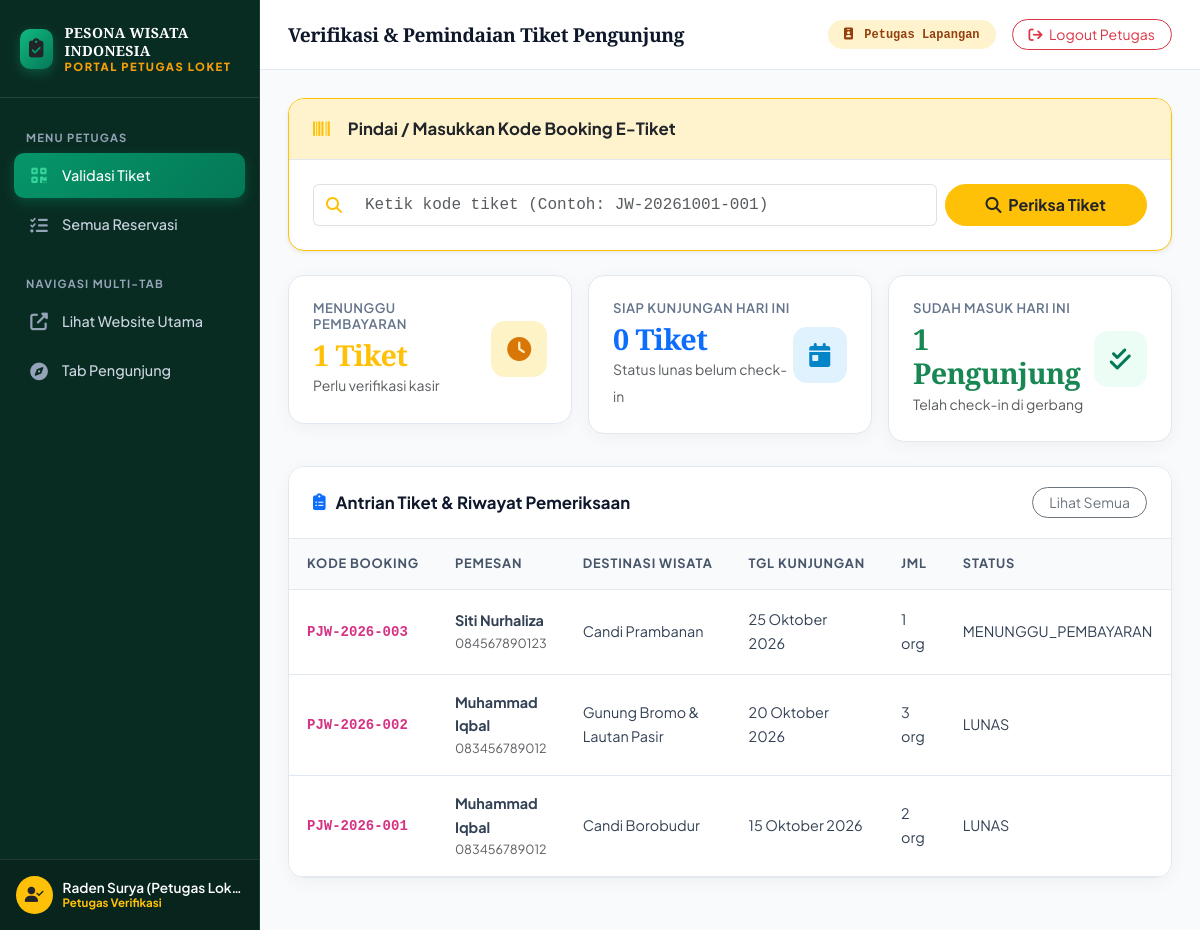
The page /petugas/index.php?tab=tab_0047c9e88f (signed in) on the database its author committed.
### tables this page shows
CREATE TABLE `pemesanan_tiket` (
  `id` INT(11) NOT NULL AUTO_INCREMENT,
  `kode_booking` VARCHAR(30) NOT NULL,
  `user_id` INT(11) NOT NULL,
  `destinasi_id` INT(11) NOT NULL,
  `tanggal_kunjungan` DATE NOT NULL,
  `jumlah_tiket` INT(11) NOT NULL DEFAULT 1,
  `harga_satuan` DECIMAL(12,2) NOT NULL,
  `total_harga` DECIMAL(12,2) NOT NULL,
  `status_pemesanan` ENUM('menunggu_pembayaran', 'lunas', 'selesai', 'dibatalkan') DEFAULT 'menunggu_pembayaran',
  `status_checkin` ENUM('belum', 'sudah') DEFAULT 'belum',
  `waktu_checkin` DATETIME DEFAULT NULL,
  `catatan` TEXT,
  `created_at` DATETIME DEFAULT CURRENT_TIMESTAMP,
  PRIMARY KEY (`id`),
  UNIQUE KEY `idx_booking_code` (`kode_booking`),
  KEY `fk_pesanan_user` (`user_id`),
  KEY `fk_pesanan_destinasi` (`destinasi_id`),
  CONSTRAINT `fk_pesanan_destinasi` FOREIGN KEY (`destinasi_id`) REFERENCES `destinasi` (`id`) ON DELETE CASCADE,
  CONSTRAINT `fk_pesanan_user` FOREIGN KEY (`user_id`) REFERENCES `users` (`id`) ON DELETE CASCADE
);

CREATE TABLE `users` (
  `id` INT(11) NOT NULL AUTO_INCREMENT,
  `nama_lengkap` VARCHAR(100) NOT NULL,
  `email` VARCHAR(100) NOT NULL,
  `username` VARCHAR(50) NOT NULL,
  `password` VARCHAR(255) NOT NULL,
  `no_telp` VARCHAR(20) DEFAULT NULL,
  `alamat` TEXT,
  `role` ENUM('admin', 'petugas', 'pengunjung') NOT NULL DEFAULT 'pengunjung',
  `foto` VARCHAR(255) DEFAULT 'assets/images/avatar-default.png',
  `status_aktif` TINYINT(1) DEFAULT 1,
  `created_at` DATETIME DEFAULT CURRENT_TIMESTAMP,
  PRIMARY KEY (`id`),
  UNIQUE KEY `idx_users_email` (`email`),
  UNIQUE KEY `idx_users_username` (`username`)
);

CREATE TABLE `destinasi` (
  `id` INT(11) NOT NULL AUTO_INCREMENT,
  `provinsi_id` INT(11) NOT NULL,
  `kategori_id` INT(11) NOT NULL,
  `nama_destinasi` VARCHAR(150) NOT NULL,
  `slug` VARCHAR(150) NOT NULL,
  `ringkasan` VARCHAR(255) NOT NULL,
  `deskripsi_lengkap` LONGTEXT NOT NULL,
  `lokasi_spesifik` VARCHAR(255) NOT NULL,
  `harga_tiket` DECIMAL(12,2) NOT NULL DEFAULT 0.00,
  `jam_buka` VARCHAR(20) DEFAULT '08:00',
  `jam_tutup` VARCHAR(20) DEFAULT '17:00',
  `rating` DECIMAL(3,2) DEFAULT 4.80,
  `jumlah_ulasan` INT(11) DEFAULT 0,
  `kuota_harian` INT(11) DEFAULT 500,
  `gambar_utama` VARCHAR(255) NOT NULL,
  `status` ENUM('aktif', 'pemeliharaan', 'tutup') DEFAULT 'aktif',
  `is_populer` TINYINT(1) DEFAULT 1,
  `created_at` DATETIME DEFAULT CURRENT_TIMESTAMP,
  PRIMARY KEY (`id`),
  UNIQUE KEY `idx_destinasi_slug` (`slug`),
  KEY `fk_destinasi_provinsi` (`provinsi_id`),
  KEY `fk_destinasi_kategori` (`kategori_id`),
  CONSTRAINT `fk_destinasi_kategori` FOREIGN KEY (`kategori_id`) REFERENCES `kategori_wisata` (`id`) ON DELETE CASCADE,
  CONSTRAINT `fk_destinasi_provinsi` FOREIGN KEY (`provinsi_id`) REFERENCES `provinsi` (`id`) ON DELETE CASCADE
);

### koneksi.php (called while the page is built, shortened)
<?php
function tanggal_indo($tanggal) {
    $bulan = [
        1 => 'Januari', 'Februari', 'Maret', 'April', 'Mei', 'Juni',
        'Juli', 'Agustus', 'September', 'Oktober', 'November', 'Desember'
    ];
    $timestamp = strtotime($tanggal);
    $d = date('d', $timestamp);
    $m = (int)date('m', $timestamp);
    $y = date('Y', $timestamp);
    return $d . ' ' . ($bulan[$m] ?? '') . ' ' . $y;
}
function sanitize($conn, $data) {
    return mysqli_real_escape_string($conn, trim($data));
}
function get_current_tab_id() {
    $tab = $_GET['tab'] ?? $_POST['tab'] ?? $_COOKIE['wisata_active_tab'] ?? null;
    if ($tab && preg_match('/^[a-zA-Z0-9_\-]+$/', $tab)) {
        return $tab;
    }
    return null;
}
function get_current_portal_role() {
    $script = str_replace('\\', '/', ($_SERVER['PHP_SELF'] ?? '') . ' ' . ($_SERVER['SCRIPT_NAME'] ?? ''));
    if (strpos($script, '/admin/') !== false) {
        return 'admin';
    } elseif (strpos($script, '/petugas/') !== false) {
        return 'petugas';
    } elseif (strpos($script, '/pengunjung/') !== false) {
        return 'pengunjung';
    }
    return null;
}
function auth_user($context_role = null) {
    if (!$context_role) {
        $context_role = get_current_portal_role();
    }
    $tab_id = get_current_tab_id();
    if ($tab_id && isset($_SESSION['tabs'][$tab_id]) && is_array($_SESSION['tabs'][$tab_id])) {
        $tab_user = $_SESSION['tabs'][$tab_id];
        if (!$context_role || $tab_user['role'] === $context_role) {
            return $tab_user;
        }
    }
    return null;
}

### petugas/index.php (the view, shortened to what this page needs)
<?php
require_once __DIR__ . '/../koneksi.php';
$user = auth_user();
$search_code = sanitize($conn, $_GET['search_code'] ?? '');
$tiket_pending = mysqli_fetch_assoc(mysqli_query($conn, "SELECT COUNT(*) as t FROM pemesanan_tiket WHERE status_pemesanan = 'menunggu_pembayaran'"))['t'] ?? 0;
$tiket_hari_ini = mysqli_fetch_assoc(mysqli_query($conn, "SELECT COUNT(*) as t FROM pemesanan_tiket WHERE tanggal_kunjungan = CURDATE() AND status_pemesanan = 'lunas'"))['t'] ?? 0;
$tiket_selesai_hari_ini = mysqli_fetch_assoc(mysqli_query($conn, "SELECT COUNT(*) as t FROM pemesanan_tiket WHERE status_checkin = 'sudah' AND DATE(waktu_checkin) = CURDATE()"))['t'] ?? 0;
$antrian_tiket = mysqli_query($conn, "SELECT p.*, u.nama_lengkap as nama_pemesan, u.no_telp, d.nama_destinasi
                                     FROM pemesanan_tiket p
                                     JOIN users u ON p.user_id = u.id
                                     JOIN destinasi d ON p.destinasi_id = d.id
                                     ORDER BY FIELD(p.status_pemesanan, 'menunggu_pembayaran', 'lunas', 'selesai', 'dibatalkan'), p.id DESC LIMIT 10");
?>
<!DOCTYPE html>
<html lang="id">
<head>
  <link href="https://cdn.jsdelivr.net/npm/bootstrap@5.3.2/dist/css/bootstrap.min.css" rel="stylesheet">
  <link rel="stylesheet" href="https://cdnjs.cloudflare.com/ajax/libs/font-awesome/6.4.2/css/all.min.css">
  <link rel="stylesheet" href="../assets/css/style.css">
  <link rel="stylesheet" href="../assets/css/dashboard.css">
</head>
<body class="dashboard-body">
<div class="dashboard-layout">
  <aside class="dashboard-sidebar">
    <a href="../index.php" class="sidebar-brand">
      <div class="sidebar-brand-icon bg-warning text-dark">
        <i class="fas fa-clipboard-check"></i>
      </div>
      <div class="sidebar-brand-title">
        PESONA WISATA INDONESIA
        <small>Portal Petugas Loket</small>
      </div>
    </a>
    <ul class="sidebar-menu">
      <li class="sidebar-heading">Menu Petugas</li>
      <li class="sidebar-item">
        <a href="index.php" class="sidebar-link active">
          <i class="fas fa-qrcode"></i> Validasi Tiket
        </a>
      </li>
      <li class="sidebar-item">
        <a href="daftar_tiket.php" class="sidebar-link">
          <i class="fas fa-list-check"></i> Semua Reservasi
        </a>
      </li>
      <li class="sidebar-heading mt-3">Navigasi Multi-Tab</li>
      <li class="sidebar-item">
        <a href="../index.php" target="_blank" class="sidebar-link">
          <i class="fas fa-external-link-alt"></i> Lihat Website Utama
        </a>
      </li>
      <li class="sidebar-item">
        <a href="../pengunjung/index.php" class="sidebar-link">
          <i class="fas fa-compass"></i> Tab Pengunjung
        </a>
      </li>
    </ul>
    <div class="sidebar-footer">
      <div class="user-mini-card">
        <div class="user-mini-avatar bg-warning text-dark">
          <i class="fas fa-user-check"></i>
        </div>
        <div class="user-mini-info">
          <div class="user-mini-name"><?= htmlspecialchars($user['nama']); ?></div>
          <div class="user-mini-role text-warning fw-bold">Petugas Verifikasi</div>
        </div>
      </div>
    </div>
  </aside>
  <main class="dashboard-main">
    <header class="dashboard-topbar">
      <div class="topbar-left">
        <h2 class="topbar-title">Verifikasi & Pemindaian Tiket Pengunjung</h2>
      </div>
      <div class="topbar-right">
        <span class="badge bg-warning-subtle text-warning-emphasis px-3 py-2 rounded-pill font-monospace">
          <i class="fas fa-id-badge me-1"></i> Petugas Lapangan
        </span>
        <a href="../logout.php?role=petugas" class="btn btn-outline-danger btn-sm rounded-pill px-3">
          <i class="fas fa-arrow-right-from-bracket me-1"></i> Logout Petugas
        </a>
      </div>
    </header>
    <div class="dashboard-container">
      <div class="card-luxury mb-4 border-warning shadow-sm">
        <div class="card-luxury-header bg-warning-subtle">
          <h5 class="card-luxury-title text-dark">
            <i class="fas fa-barcode text-warning me-2"></i> Pindai / Masukkan Kode Booking E-Tiket
          </h5>
        </div>
        <div class="card-luxury-body">
          <form method="GET" action="index.php" class="row g-2 align-items-center">
            <div class="col-md-9">
              <div class="input-group">
                <span class="input-group-text bg-white border-end-0"><i class="fas fa-magnifying-glass text-warning"></i></span>
                <input type="text" name="search_code" class="form-control border-start-0 py-2 fs-6 font-monospace" placeholder="Ketik kode tiket (Contoh: JW-20261001-001)" value="<?= htmlspecialchars($search_code); ?>" required>
              </div>
            </div>
            <div class="col-md-3">
              <button type="submit" class="btn btn-warning w-100 py-2 fw-bold text-dark rounded-pill">
                <i class="fas fa-search me-1"></i> Periksa Tiket
              </button>
            </div>
          </form>
        </div>
      </div>
      <div class="row g-3 mb-4">
        <div class="col-md-4">
          <div class="metric-card">
            <div class="metric-info">
              <h6>Menunggu Pembayaran</h6>
              <h3 class="text-warning"><?= $tiket_pending; ?> Tiket</h3>
              <small class="text-muted">Perlu verifikasi kasir</small>
            </div>
            <div class="metric-icon-box bg-amber-light">
              <i class="fas fa-clock"></i>
            </div>
          </div>
        </div>
        <div class="col-md-4">
          <div class="metric-card">
            <div class="metric-info">
              <h6>Siap Kunjungan Hari Ini</h6>
              <h3 class="text-primary"><?= $tiket_hari_ini; ?> Tiket</h3>
              <small class="text-muted">Status lunas belum check-in</small>
            </div>
            <div class="metric-icon-box bg-blue-light">
              <i class="fas fa-calendar-day"></i>
            </div>
          </div>
        </div>
        <div class="col-md-4">
          <div class="metric-card">
            <div class="metric-info">
              <h6>Sudah Masuk Hari Ini</h6>
              <h3 class="text-success"><?= $tiket_selesai_hari_ini; ?> Pengunjung</h3>
              <small class="text-muted">Telah check-in di gerbang</small>
            </div>
            <div class="metric-icon-box bg-emerald-light">
              <i class="fas fa-check-double"></i>
            </div>
          </div>
        </div>
      </div>
      <div class="card-luxury">
        <div class="card-luxury-header">
          <h5 class="card-luxury-title">
            <i class="fas fa-clipboard-list text-primary"></i> Antrian Tiket & Riwayat Pemeriksaan
          </h5>
          <a href="daftar_tiket.php" class="btn btn-sm btn-outline-secondary rounded-pill px-3">Lihat Semua</a>
        </div>
        <div class="table-responsive">
          <table class="table table-luxury">
            <thead>
              <tr>
                <th>Kode Booking</th>
                <th>Pemesan</th>
                <th>Destinasi Wisata</th>
                <th>Tgl Kunjungan</th>
                <th>Jml</th>
                <th>Status</th>
              </tr>
            </thead>
            <tbody>
              <?php if ($antrian_tiket && mysqli_num_rows($antrian_tiket) > 0): ?>
                <?php while ($a = mysqli_fetch_assoc($antrian_tiket)): ?>
                  <tr>
                    <td>
                      <code class="fw-bold fs-7"><?= htmlspecialchars($a['kode_booking']); ?></code>
                    </td>
                    <td>
                      <strong><?= htmlspecialchars($a['nama_pemesan']); ?></strong>
                      <small class="d-block text-muted"><?= htmlspecialchars($a['no_telp'] ?: '-'); ?></small>
                    </td>
                    <td><?= htmlspecialchars($a['nama_destinasi']); ?></td>
                    <td><?= tanggal_indo($a['tanggal_kunjungan']); ?></td>
                    <td><?= $a['jumlah_tiket']; ?> org</td>
                    <td>
                      <?php
                        $stat = $a['status_pemesanan'];
                        $b_class = 'pending';
                        if ($stat === 'lunas') $b_class = 'dikonfirmasi';
                      ?>
                      <span class="badge-status badge-status-<?= $b_class; ?>">
                        <?= strtoupper($stat); ?>
                      </span>
                    </td>
                  </tr>
                <?php endwhile; ?>
              <?php else: ?>
                <tr>
                  <td colspan="7" class="text-center py-4 text-muted">Belum ada pesanan tiket.</td>
                </tr>
              <?php endif; ?>
            </tbody>
          </table>
        </div>
      </div>
    </div>
  </main>
</div>
</body>
</html>

### assets/css/style.css (style rules this page uses)
:root { --primary: #064e3b; --primary-dark: #022c22; --primary-light: #059669; --primary-glow: rgba(5, 150, 105, 0.25); --primary-soft: #ecfdf5; --secondary: #b45309; --secondary-light: #d97706; --secondary-gold: #f59e0b; --secondary-glow: rgba(245, 158, 11, 0.25); --dark: #09131f; --dark-surface: #0f172a; --dark-card: #1e293b; --muted: #64748b; --border: #e2e8f0; --border-light: rgba(255, 255, 255, 0.15); --bg-soft: #f8fafc; --bg-gradient: linear-gradient(135deg, #022c22 0%, #064e3b 50%, #047857 100%); --gold-gradient: linear-gradient(135deg, #b45309 0%, #d97706 50%, #f59e0b 100%); --glass-bg: rgba(255, 255, 255, 0.85); --glass-border: rgba(255, 255, 255, 0.6); --glass-dark: rgba(15, 23, 42, 0.75); --shadow-sm: 0 4px 6px -1px rgba(0, 0, 0, 0.05); --shadow-md: 0 10px 25px -5px rgba(0, 0, 0, 0.08), 0 8px 10px -6px rgba(0, 0, 0, 0.04); --shadow-xl: 0 20px 45px -12px rgba(6, 78, 59, 0.18); --shadow-gold: 0 12px 30px -5px rgba(217, 119, 6, 0.35); --radius-sm: 10px; --radius-md: 16px; --radius-lg: 24px; --radius-full: 9999px; --font-serif: 'Cinzel', serif; --font-display: 'Playfair Display', serif; --font-sans: 'Plus Jakarta Sans', sans-serif; --transition: all 0.35s cubic-bezier(0.4, 0, 0.2, 1); }
* { margin: 0; padding: 0; box-sizing: border-box; }
html { scroll-behavior: smooth; }
body { font-family: var(--font-sans); background-color: var(--bg-soft); color: #1e293b; line-height: 1.65; overflow-x: hidden; -webkit-font-smoothing: antialiased; }
h1, h2, h3, .font-serif { font-family: var(--font-serif); letter-spacing: -0.02em; }
.text-warning-emphasis { color: #92400e !important; }
.fs-7 { font-size: 0.875rem !important; }

### rows shown on the page
pemesanan_tiket: kode_booking "PJW-2026-003", user.nama_lengkap "Siti Nurhaliza", user.no_telp "084567890123", destinasi.nama_destinasi "Candi Prambanan", tanggal_kunjungan "25 Oktober 2026", jumlah_tiket "1", status_pemesanan "MENUNGGU_PEMBAYARAN"
pemesanan_tiket: kode_booking "PJW-2026-002", user.nama_lengkap "Muhammad Iqbal", user.no_telp "083456789012", destinasi.nama_destinasi "Gunung Bromo & Lautan Pasir", tanggal_kunjungan "20 Oktober 2026", jumlah_tiket "3", status_pemesanan "LUNAS"
pemesanan_tiket: kode_booking "PJW-2026-001", user.nama_lengkap "Muhammad Iqbal", user.no_telp "083456789012", destinasi.nama_destinasi "Candi Borobudur", tanggal_kunjungan "15 Oktober 2026", jumlah_tiket "2", status_pemesanan "LUNAS"

### other values the page prints
$user['nama'] "Raden Surya (Petugas Lok…"
$tiket_pending "1"
$tiket_hari_ini "0"
$tiket_selesai_hari_ini "1"
